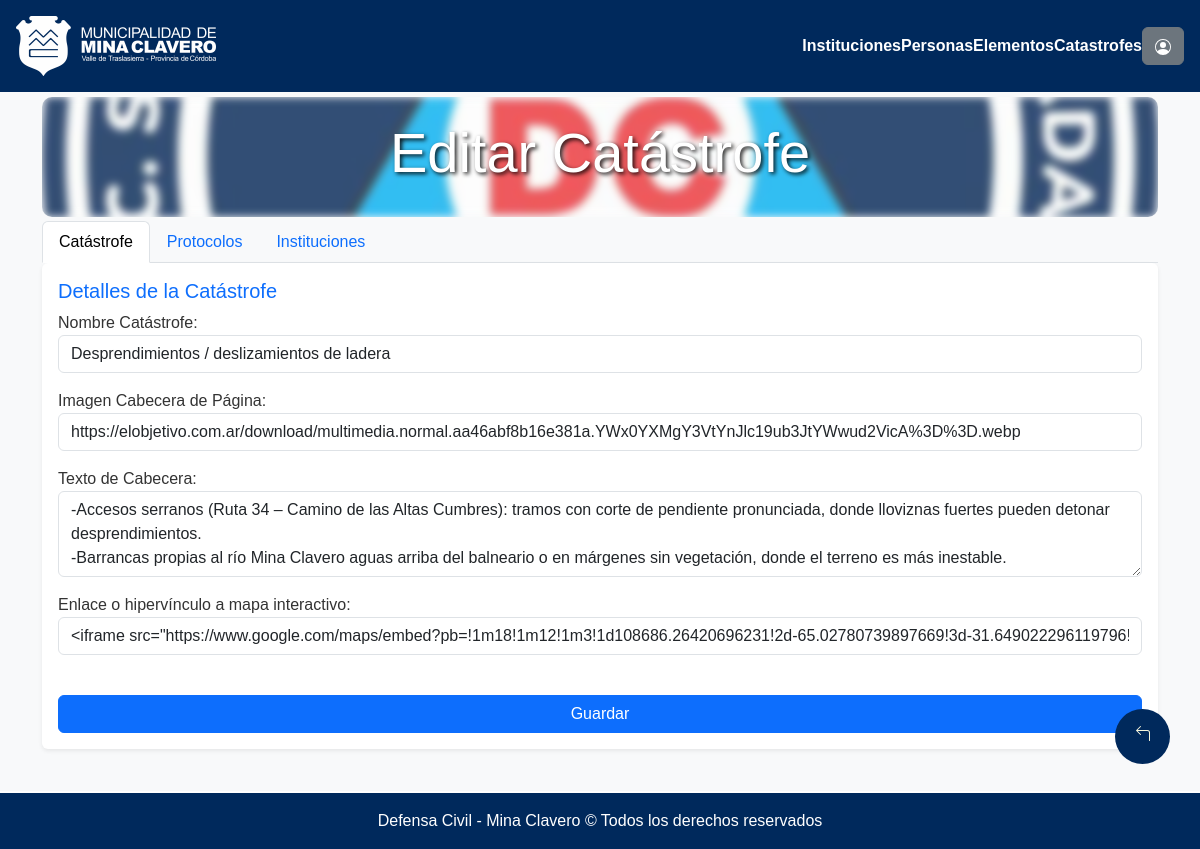
The page /modificar/6/ (signed in) on the database as committed earlier.
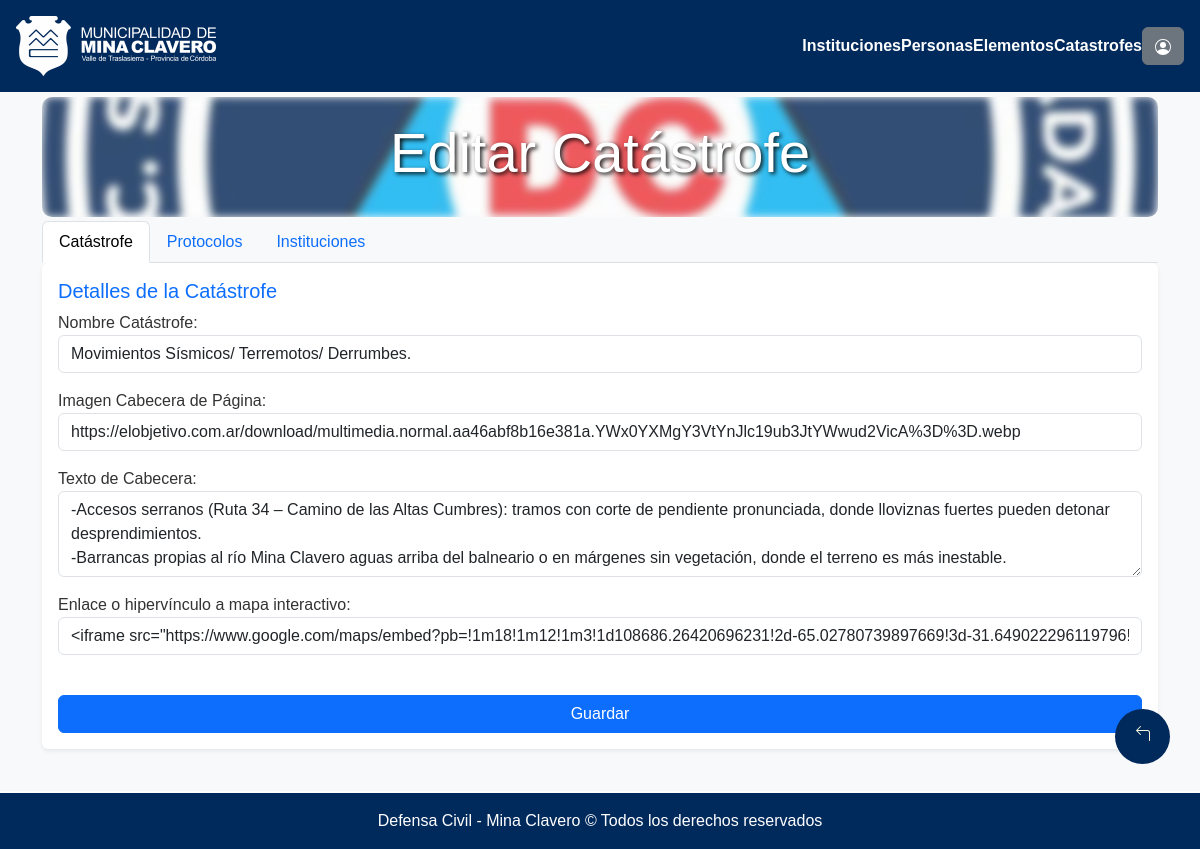
The same page on the database as committed later.
### seguridadVial/models.py (models this page shows, shortened)
class Catastrophe(models.Model):
    type_disaster = models.CharField(max_length=255, default=None)
    descripcion = models.TextField()
    is_active = models.BooleanField(default=False)
    is_default = models.BooleanField(default=False)
    image_disaster = models.CharField(max_length=255)
    mapa_interactivo = models.CharField(max_length=855, default=None)

### seguridadVial/views_landing.py (the view, shortened to what this page needs)
# urls.py: path("modificar/<int:pk>/", login_required(permission_required('defensaCivil.add_catastrophe')(views_landing.CatastropheUpdateView.as_view())), name="Modificar"),
class CatastropheUpdateView(UpdateView):
    model = Catastrophe
    form_class = CatastropheForm
    template_name = os.path.join("defensaCivil", "formularios", "update.html")
    def get_object(self):
        return get_object_or_404(Catastrophe, pk=self.kwargs['pk'])
    def get_context_data(self, **kwargs):
        context = super().get_context_data(**kwargs)
        if self.request.POST:
            context['protocole_formset'] = ProtocoleFormset(self.request.POST, instance=self.object)
            context['refujio_formset'] = RefujioFormset(self.request.POST, instance=self.object)
        else:
            context['protocole_formset'] = ProtocoleFormset(instance=self.object)
            context['refujio_formset'] = RefujioFormset(instance=self.object)
        return context

### seguridadVial/forms.py
class CatastropheForm(forms.ModelForm):
    class Meta:
        model = Catastrophe
        fields = ("type_disaster", "image_disaster", "descripcion", "mapa_interactivo")
        widgets = {
            "type_disaster": forms.TextInput(attrs={"class": "form-control"}),
            "image_disaster": forms.TextInput(attrs={"class": "form-control"}),
            "descripcion": forms.Textarea(attrs={"class": "form-control", "rows":"3"}),
            "mapa_interactivo": forms.TextInput(attrs={"class": "form-control"}),
        }
        labels = {
            "type_disaster": "Nombre Catástrofe",
            "image_disaster":"Imagen Cabecera de Página",
            "descripcion":"Texto de Cabecera",
            "mapa_interactivo" : "Enlace o hipervínculo a mapa interactivo",
        }

### seguridadVial/models.py (called while the page is built)
    def __str__(self):
        return self.nombre

### municipalidad/templates/defensaCivil/formularios/update.html (shortened to what this page needs)
{% extends "defensaCivil/base.html" %}
{% load static %}
{% block contenido %}
<div class="container">
  <div class="cont mb-1" onclick="window.location.href='{% url 'Lista-Desastre' %}'">
    <h2 class="display-4 titulo-volver">
      {% if form.instance.pk %}
        Editar
      {% else %}
        Crear
      {% endif %}
      Catástrofe
    </h2>
  </div>
  <ul class="nav nav-tabs" id="formTabs" role="tablist">
    <li class="nav-item"><button class="nav-link active" data-bs-toggle="tab" data-bs-target="#tab1">Catástrofe</button></li>
    <li class="nav-item"><button class="nav-link" data-bs-toggle="tab" data-bs-target="#tab2">Protocolos</button></li>
    <li class="nav-item"><button class="nav-link" data-bs-toggle="tab" data-bs-target="#tab3">Instituciones</button></li>
  </ul>
  <form method="post" class="tab-content p-3 bg-white shadow-sm rounded">
    <div class="tab-pane fade show active" id="tab1" role="tabpanel">
      <fieldset class="mb-4">
        <legend class="h5 text-primary">Detalles de la Catástrofe</legend>
        {{ form.as_p }}
      </fieldset>
    </div>
        <button type="submit" class="btn btn-primary w-100">Guardar</button>
  </form>
  <a href="{% url 'Lista-Desastre' %}" class="customButton mt-3 d-inline-block">
  </a>
</div>
{% endblock %}

Rows that differ between the two databases and show on the page:
changed Catastrophe: type_disaster "Desprendimientos / deslizamientos de ladera" → "Movimientos Sísmicos/ Terremotos/ Derrumbes."
